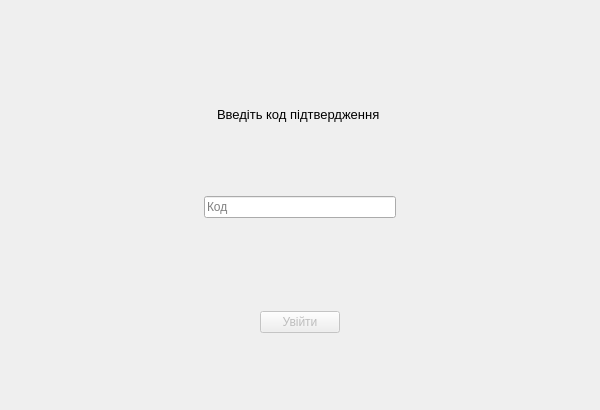
<?xml version="1.0" encoding="UTF-8"?>
<ui version="4.0">
 <class>Form</class>
 <widget class="QWidget" name="Form">
  <property name="geometry">
   <rect>
    <x>0</x>
    <y>0</y>
    <width>600</width>
    <height>410</height>
   </rect>
  </property>
  <property name="windowTitle">
   <string>TeleCloud</string>
  </property>
  <property name="windowIcon">
   <iconset resource="logo.qrc">
    <normaloff>:/:/newPrefix/logo1.png/logo.png</normaloff>:/:/newPrefix/logo1.png/logo.png</iconset>
  </property>
  <layout class="QVBoxLayout" name="verticalLayout">
   <item>
    <layout class="QHBoxLayout" name="horizontalLayout">
     <item>
      <spacer name="horizontalSpacer_7">
       <property name="orientation">
        <enum>Qt::Horizontal</enum>
       </property>
       <property name="sizeHint" stdset="0">
        <size>
         <width>40</width>
         <height>20</height>
        </size>
       </property>
      </spacer>
     </item>
     <item>
      <widget class="QLabel" name="logo">
       <property name="text">
        <string>&lt;html&gt;&lt;head/&gt;&lt;body&gt;&lt;p&gt;&lt;img src=&quot;:/:/newPrefix/logo1.png/logo.png&quot;/&gt;&lt;/p&gt;&lt;/body&gt;&lt;/html&gt;</string>
       </property>
      </widget>
     </item>
     <item>
      <spacer name="horizontalSpacer_8">
       <property name="orientation">
        <enum>Qt::Horizontal</enum>
       </property>
       <property name="sizeHint" stdset="0">
        <size>
         <width>40</width>
         <height>20</height>
        </size>
       </property>
      </spacer>
     </item>
    </layout>
   </item>
   <item>
    <spacer name="verticalSpacer_3">
     <property name="orientation">
      <enum>Qt::Vertical</enum>
     </property>
     <property name="sizeHint" stdset="0">
      <size>
       <width>20</width>
       <height>40</height>
      </size>
     </property>
    </spacer>
   </item>
   <item>
    <layout class="QHBoxLayout" name="horizontalLayout_2">
     <item>
      <spacer name="horizontalSpacer_5">
       <property name="orientation">
        <enum>Qt::Horizontal</enum>
       </property>
       <property name="sizeHint" stdset="0">
        <size>
         <width>40</width>
         <height>20</height>
        </size>
       </property>
      </spacer>
     </item>
     <item>
      <widget class="QLabel" name="label1">
       <property name="font">
        <font>
         <pointsize>10</pointsize>
        </font>
       </property>
       <property name="text">
        <string>Введіть код підтвердження </string>
       </property>
      </widget>
     </item>
     <item>
      <spacer name="horizontalSpacer_6">
       <property name="orientation">
        <enum>Qt::Horizontal</enum>
       </property>
       <property name="sizeHint" stdset="0">
        <size>
         <width>40</width>
         <height>20</height>
        </size>
       </property>
      </spacer>
     </item>
    </layout>
   </item>
   <item>
    <spacer name="verticalSpacer_2">
     <property name="orientation">
      <enum>Qt::Vertical</enum>
     </property>
     <property name="sizeHint" stdset="0">
      <size>
       <width>20</width>
       <height>40</height>
      </size>
     </property>
    </spacer>
   </item>
   <item>
    <layout class="QHBoxLayout" name="horizontalLayout_3">
     <item>
      <spacer name="horizontalSpacer_3">
       <property name="orientation">
        <enum>Qt::Horizontal</enum>
       </property>
       <property name="sizeHint" stdset="0">
        <size>
         <width>40</width>
         <height>20</height>
        </size>
       </property>
      </spacer>
     </item>
     <item>
      <widget class="QLineEdit" name="user_input">
       <property name="placeholderText">
        <string>Код </string>
       </property>
      </widget>
     </item>
     <item>
      <spacer name="horizontalSpacer_4">
       <property name="orientation">
        <enum>Qt::Horizontal</enum>
       </property>
       <property name="sizeHint" stdset="0">
        <size>
         <width>40</width>
         <height>20</height>
        </size>
       </property>
      </spacer>
     </item>
    </layout>
   </item>
   <item>
    <widget class="QLabel" name="alertLabel">
     <property name="text">
      <string/>
     </property>
     <property name="alignment">
      <set>Qt::AlignCenter</set>
     </property>
    </widget>
   </item>
   <item>
    <spacer name="verticalSpacer">
     <property name="orientation">
      <enum>Qt::Vertical</enum>
     </property>
     <property name="sizeHint" stdset="0">
      <size>
       <width>20</width>
       <height>40</height>
      </size>
     </property>
    </spacer>
   </item>
   <item>
    <layout class="QHBoxLayout" name="horizontalLayout_4">
     <item>
      <spacer name="horizontalSpacer">
       <property name="orientation">
        <enum>Qt::Horizontal</enum>
       </property>
       <property name="sizeHint" stdset="0">
        <size>
         <width>40</width>
         <height>20</height>
        </size>
       </property>
      </spacer>
     </item>
     <item>
      <widget class="QPushButton" name="enter_button">
       <property name="enabled">
        <bool>false</bool>
       </property>
       <property name="font">
        <font>
         <pointsize>9</pointsize>
        </font>
       </property>
       <property name="text">
        <string>Увійти</string>
       </property>
      </widget>
     </item>
     <item>
      <spacer name="horizontalSpacer_2">
       <property name="orientation">
        <enum>Qt::Horizontal</enum>
       </property>
       <property name="sizeHint" stdset="0">
        <size>
         <width>40</width>
         <height>20</height>
        </size>
       </property>
      </spacer>
     </item>
    </layout>
   </item>
   <item>
    <spacer name="verticalSpacer_4">
     <property name="orientation">
      <enum>Qt::Vertical</enum>
     </property>
     <property name="sizeHint" stdset="0">
      <size>
       <width>20</width>
       <height>40</height>
      </size>
     </property>
    </spacer>
   </item>
  </layout>
 </widget>
 <resources>
  <include location="logo.qrc"/>
 </resources>
 <connections/>
</ui>
